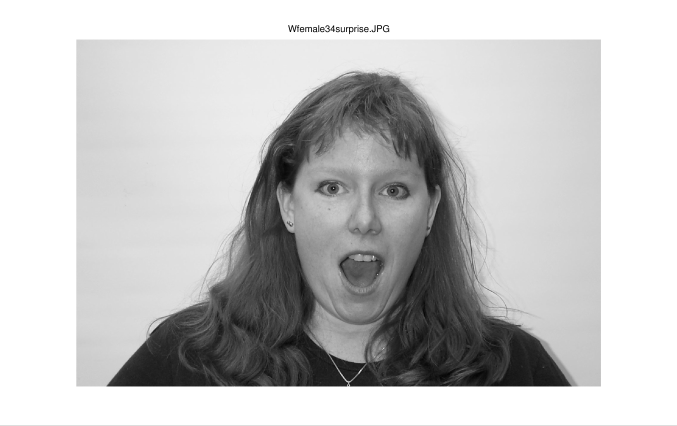
#> input picture images/test.png, 677 x 426 px
$ jupyter execute --allow-errors hvnLBP.ipynb   (shell and % lines are left out)   (older library calls are emulated)
#> lines starting #> are read from the running program, lines starting #| are printed output that depends on the picture
[cell 1]
import sys
import cv2
import numpy as np
import _pickle as cPickle
import bz2
from numba import jit
from matplotlib import pyplot as plt
from scipy.ndimage import convolve
from skimage.feature import local_binary_pattern
from skimage.transform import rescale
from sklearn.model_selection import train_test_split
from glob import glob
from pathlib import Path
from IPython.display import clear_output
from sklearn.svm import SVC
from sklearn.multiclass import OneVsRestClassifier

[cell 2]
from sklearn.model_selection import train_test_split
from sklearn.multiclass import OneVsRestClassifier
from sklearn.svm import SVC
import _pickle as cPickle
import bz2

[cell 3]
# [4 lines left out: function parseJAFFEName, not called in this run]

[cell 4]
def save(filename, myobj):
    """
    save object to file using pickle

    @param filename: name of destination file
    @type filename: str
    @param myobj: object to save (has to be pickleable)
    @type myobj: obj
    """

    try:
        f = bz2.BZ2File(filename, 'wb')
    except (IOError, details):
        sys.stderr.write('File ' + filename + ' cannot be written\n')
        sys.stderr.write(details)
        return

    cPickle.dump(myobj, f)
    f.close()


def load(filename):
    """
    Load from filename using pickle

    @param filename: name of file to load from
    @type filename: str
    """

    try:
        f = bz2.BZ2File(filename, 'rb')
    except (IOError, details):
        sys.stderr.write('File ' + filename + ' cannot be read\n')
        sys.stderr.write(details)
        return

    myobj = cPickle.load(f)
    f.close()
    return myobj

[cell 5]
def cropFace(image):
    faceClassifier = cv2.CascadeClassifier('./haarcascade/haarcascade_frontalface_alt.xml')
    faces = faceClassifier.detectMultiScale(image)
    #get first face coordinates
    xFace, yFace, wFace, hFace = faces[0]
    croppedFace = image[yFace:yFace+hFace, xFace:xFace+wFace]
    return croppedFace

[cell 6]
def kirsch(image):
    return {
         "N" : cv2.filter2D(image, -1, np.array([[-3, -3, -3],
                                                 [-3,  0, -3],
                                                 [ 5,  5,  5]
                                                ])),
        "NE" : cv2.filter2D(image, -1, np.array([[-3, -3, -3],
                                                 [ 5,  0, -3],
                                                 [ 5,  5, -3]
                                                ])),
         "E" : cv2.filter2D(image, -1, np.array([[5, -3, -3],
                                                 [5,  0, -3],
                                                 [5, -3, -3]
                                                ])),
        "SE" : cv2.filter2D(image, -1, np.array([[ 5,  5, -3],
                                                 [ 5,  0, -3],
                                                 [-3, -3, -3]
                                                ])),
         "S" : cv2.filter2D(image, -1, np.array([[ 5,  5,  5],
                                                 [-3,  0, -3],
                                                 [-3, -3, -3]
                                                ])),
        "SW" : cv2.filter2D(image, -1, np.array([[-3,  5,  5],
                                                 [-3,  0,  5],
                                                 [-3, -3, -3]
                                                ])),
         "W" : cv2.filter2D(image, -1, np.array([[-3, -3, 5],
                                                 [-3,  0, 5],
                                                 [-3, -3, 5]
                                                ])),
        "NW" : cv2.filter2D(image, -1, np.array([[-3, -3, -3],
                                                 [-3,  0,  5],
                                                 [-3,  5,  5]
                                                ]))
    }

[cell 7]
# [4 lines left out: function generatePattern, not called in this run]

[cell 8]
img =  cv2.imread('images/test.png', 0)
#> img is the input picture: shape (426, 677); min 5, max 255, mean 196.5
# plt.imshow(img, cmap='gray', vmax=255, vmin=0)
# plt.show()
img = cv2.equalizeHist(img)
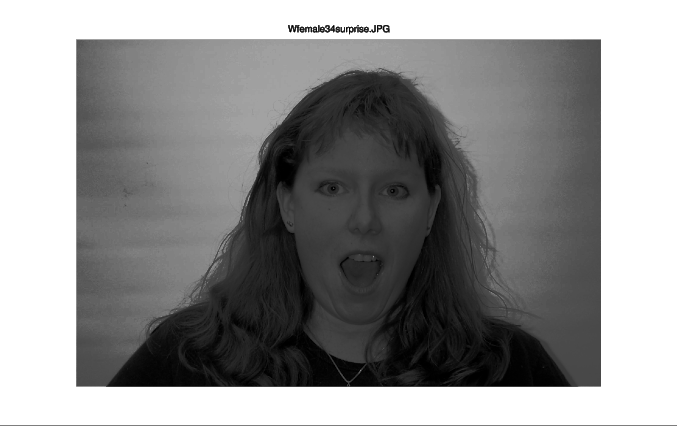
#> img: shape (426, 677); min 0, max 255, mean 144.8
img = cv2.bilateralFilter(img, 5, 30, 20)
img = cropFace(img)
#> in cropFace, `faces = faceClassifier.detectMultiScale(image)`: faces = [[283, 126, 162, 162]]
#> in cropFace, `xFace, yFace, wFace, hFace = faces[0]`: xFace = 283; yFace = 126; wFace = 162
#> in cropFace, `croppedFace = image[yFace:yFace+hFace, xFace:xFace+wFace]`:
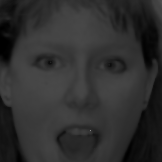
#> croppedFace: shape (162, 162); min 0, max 133, mean 47.1
# plt.imshow(img, cmap='gray', vmax=255, vmin=0)
# plt.show()
# result = np.zeros_like(img)
#> (the rest of this cell did not finish here and is left out)

[cell 9]
# %lprun -f hvnLBPWithoutBorders hvnLBPWithoutBorders(img)
# @jit(nopython=True)
# [16 lines left out: function hvnLBPWithoutBorders, not called in this run]

[cell 10]
# [15 lines left out: function LBPH, not called in this run]

[cell 11]
# %lprun -f extractFeature extractFeature( cv2.imread('images/test2.png', 0) )
# [15 lines left out: function extractFeature, not called in this run]

[cell 12]
directoryPath = "/home/jad/Téléchargements/jaffe"
#> directoryPath = '/home/jad/Téléchargements/jaffe'
imgsPaths = glob(directoryPath + '/*.tiff')
#> imgsPaths = []

features = []
labels = []
index = 1

for imgPath in imgsPaths:
    features.append(extractFeature(cv2.imread(imgPath, 0)))
    filename = Path(imgPath).name
    _personName, emotion = parseJAFFEName(filename)
    labels.append(emotion)
    clear_output(wait=True)
    print("%d/%d"%(index, len(imgsPaths)), filename, emotion)
    index = index + 1
features = np.array(features, dtype=np.uint8)

[cell 13]
directoryPath = "/home/jad/Téléchargements/jaffe"
imgsPaths = glob(directoryPath + '/*.tiff')
JAFFE = []
for imgPath in imgsPaths:
    filename = Path(imgPath).name
    personName, emotion = parseJAFFEName(filename)
    image = cv2.imread(imgPath, 0)
    JAFFE.append([personName, emotion, image])
save('JAFFE', JAFFE)

#> (a cell that did not finish here is left out)

labels = load('labels')

#> (a cell that did not finish here is left out)

[cell 16]
# create and train our classifier
svc = OneVsRestClassifier(SVC(random_state=0, decision_function_shape='ovr', C=0.002, kernel='rbf',  gamma=0.0000001))
#> (the rest of this cell did not finish here and is left out)

xtrain, xtest, ytrain, ytest = train_test_split(features, labels, test_size=0.33)
svc = OneVsRestClassifier(SVC(random_state=0, decision_function_shape='ovr', C=0.002, kernel='rbf',  gamma=0.0000001))
51/71 71.83098591549296

#> (a cell that did not finish here is left out)

#> (a cell that did not finish here is left out)

[cell 19]
img = cv2.imread('images/test2.png', 0) # load image as grayscale
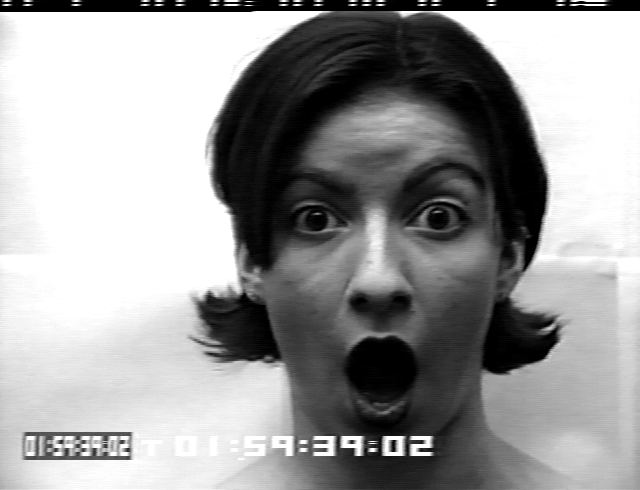
#> input picture images/test2.png, 640 x 490 px
#> img is the input picture: shape (490, 640); min 0, max 255, mean 155.5

# preprocessing
img = cv2.equalizeHist(img)
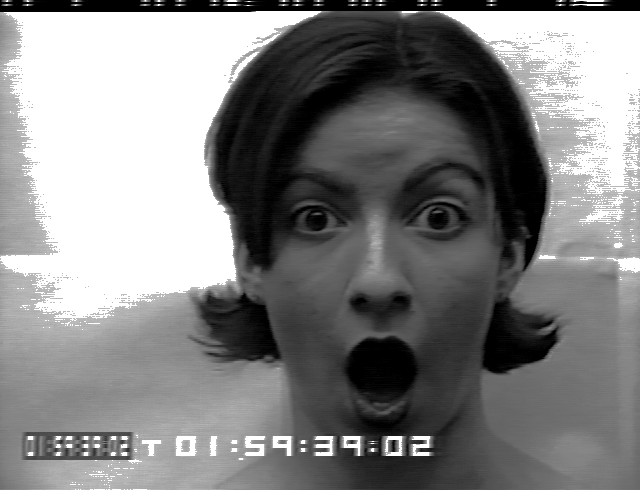
#> img: shape (490, 640); min 0, max 255, mean 130.7

for i in range(5):
    img = cv2.bilateralFilter(img, 9, 250, 250)
#> this loop made 5 passes
#> pass 1, `img = cv2.bilateralFilter(img, 9, 250, 250)`:
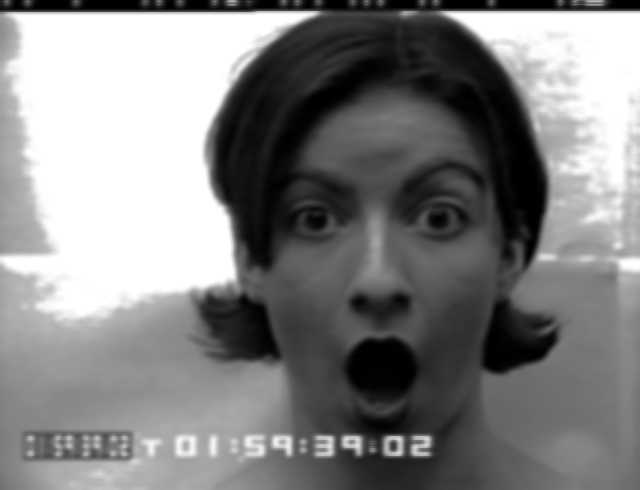
#> img: shape (490, 640); min 0, max 255, mean 130.6
#> after the loop:
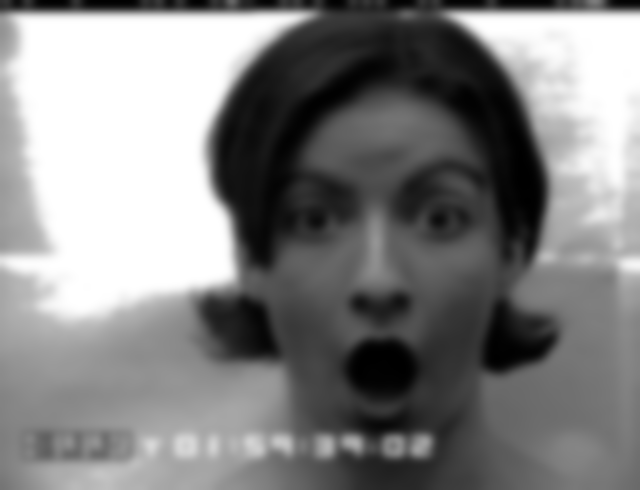
#> img: shape (490, 640); min 0, max 255, mean 130.6

img = cropFace(img) # extract face
#> in cropFace (call 2), `faces = faceClassifier.detectMultiScale(image)`: faces = [[226, 96, 307, 307]]
#> in cropFace (call 2), `xFace, yFace, wFace, hFace = faces[0]`: xFace = 226; yFace = 96; wFace = 307
#> in cropFace (call 2), `croppedFace = image[yFace:yFace+hFace, xFace:xFace+wFace]`:
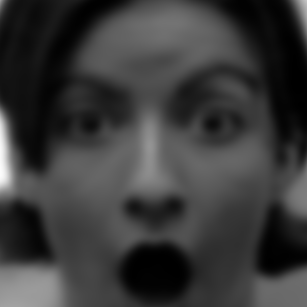
#> croppedFace: shape (307, 307); min 0, max 252, mean 58.1
img = rescale(img, 75.0/img.shape[0], anti_aliasing=False, mode='constant', multichannel=False) # rescale to 75x75
#> img: shape (75, 75) float64
print(img.shape)
#| (75, 75)

plt.imshow(img, cmap='gray')
#> (this line was passed over: IPython is not available in this run)
plt.setp(plt.title('Original preprocessed'), color='w')
#> (this line was passed over: IPython is not available in this run)
#> (the rest of this cell did not finish here and is left out)
